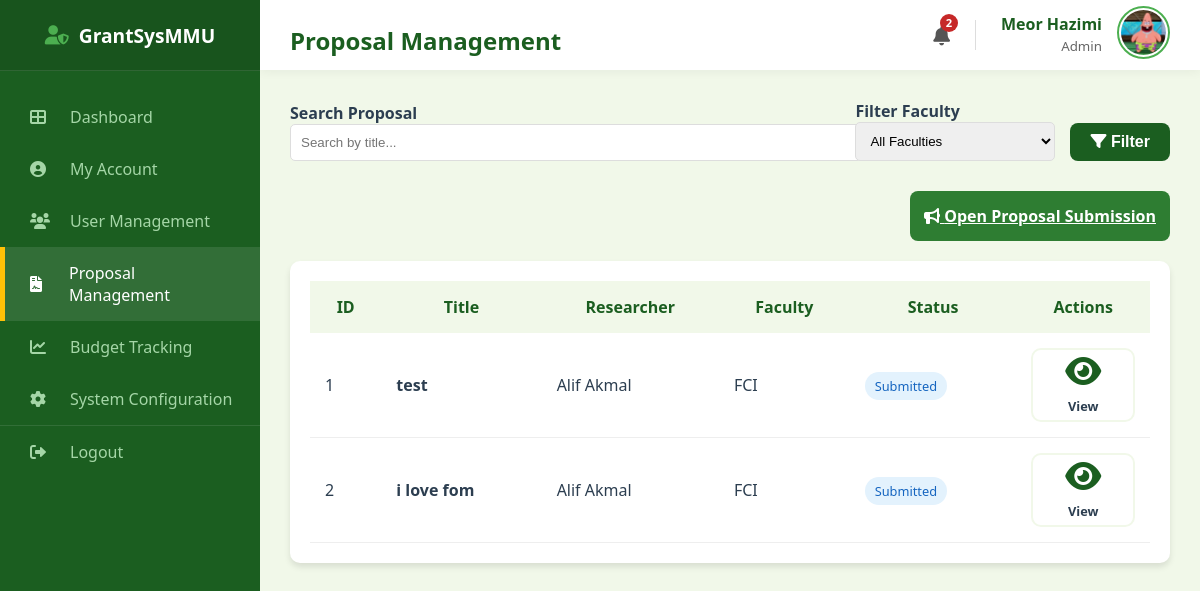
Screenshot of /admin/proposals (signed in) with the database file from the repository.
### models.py (models this page shows, shortened)
class User(db.Model):
    __tablename__ = 'user'
    mmu_id = db.Column(db.Integer, primary_key=True)
    name = db.Column(db.String(150), nullable=False)
    email = db.Column(db.String(100), unique=True, nullable=False)
    password = db.Column(db.String(100), nullable=False)
    faculty = db.Column(db.String(100), nullable=False)
    user_role = db.Column(db.String(25), nullable=False)
    profile_image = db.Column(db.String(20), nullable=False, default='default.jpg')
    phone_number = db.Column(db.String(20), nullable=True)
    admin_profile = db.relationship('Admin', backref='user_info', uselist=False, cascade="all, delete-orphan")
    researcher_profile = db.relationship('Researcher', backref='user_info', uselist=False, cascade="all, delete-orphan")
    reviewer_profile = db.relationship('Reviewer', backref='user_info', uselist=False, cascade="all, delete-orphan")
    hod_profile = db.relationship('HOD', backref='user_info', uselist=False, cascade="all, delete-orphan")

class Proposal(db.Model):
    __tablename__ = 'proposal'
    proposal_id = db.Column(db.Integer, primary_key=True)
    title = db.Column(db.String(255), nullable=False)
    research_area = db.Column(db.String(100), nullable=False, default="General") # Keep this new column
    requested_budget = db.Column(db.Float, nullable=False)
    status = db.Column(db.String(30), nullable=False, default="Submitted")
    submission_date = db.Column(db.Date, default=datetime.utcnow)
    document_file = db.Column(db.String(100), nullable=True)
    researcher_id = db.Column(db.Integer, db.ForeignKey('researcher.researcher_id'), nullable=False)
    cycle_id = db.Column(db.Integer, db.ForeignKey('grant_cycle.cycle_id'), nullable=False)
    assigned_reviewer_id = db.Column(db.Integer, db.ForeignKey('reviewer.reviewer_id'), nullable=True)
    assigned_hod_id = db.Column(db.Integer, db.ForeignKey('hod.hod_id'), nullable=True)
    reviewer = db.relationship('Reviewer', foreign_keys=[assigned_reviewer_id])
    hod = db.relationship('HOD', foreign_keys=[assigned_hod_id])
    deadlines = db.relationship('Deadline', backref='proposal', cascade="all, delete-orphan")

### main.py (the view)
@app.route("/admin/proposals")
def admin_proposal_management():
    if session.get("role") != "Admin": return redirect(url_for("admin_login"))
    search_query = request.args.get("search", "")
    filter_faculty = request.args.get("faculty", "")
    page = request.args.get("page", 1, type=int)
    per_page = 8
    query = Proposal.query.join(Researcher).join(User)
    if search_query:
        query = query.filter(Proposal.title.ilike(f"%{search_query}%"))
    if filter_faculty:
        query = query.filter(User.faculty == filter_faculty)
    pagination = query.paginate(page=page, per_page=per_page, error_out=False)
    return render_template(
        "admin_proposal_management.html",
        proposals=pagination.items,
        pagination=pagination,
        user=User.query.get(session["user_id"]),
        faculties=Faculty.query.all()
    )

### main.py (called while the page is built)
@app.context_processor
def inject_notifications():
    if "user_id" in session:
        unread = Notification.query.filter_by(
            recipient_id=session["user_id"], is_read=False
        ).count()
        return dict(unread_notifications=unread)
    return dict(unread_notifications=0)

### templates/admin_proposal_management.html (shortened to what this page needs)
<!DOCTYPE html>
<html lang="en">
<head>
    <link rel="stylesheet" type="text/css" href="{{ url_for('static', filename='style.css') }}">
    <link rel="stylesheet" href="https://cdnjs.cloudflare.com/ajax/libs/font-awesome/6.0.0/css/all.min.css">
</head>
<body>
    <div class="dashboard-container">
        <div class="sidebar">
            <div class="sidebar-header">
                <i class="fas fa-user-shield" style="margin-right: 10px; color: var(--secondary-color);"></i> GrantSysMMU
            </div>
            <ul class="sidebar-menu">
                <li><a href="{{ url_for('admin_dashboard') }}"><i class="fas fa-th-large"></i> Dashboard</a></li>
                <li><a href="{{ url_for('admin_profile') }}"><i class="fas fa-user-circle"></i> My Account</a></li>
                <li><a href="{{ url_for('admin_user_management') }}"><i class="fas fa-users"></i> User Management</a>
                </li>
                <li class="active"><a href="{{ url_for('admin_proposal_management') }}"><i
                            class="fas fa-file-contract"></i> Proposal Management</a></li>
                <li><a href="#"><i class="fas fa-chart-line"></i> Budget Tracking</a></li>
                <li><a href="{{ url_for('admin_system_data') }}"><i class="fas fa-cog"></i> System Configuration</a>
                </li>
                <li style="margin-top: auto; border-top: 1px solid rgba(255,255,255,0.1);">
                    <a href="{{ url_for('logout') }}"><i class="fas fa-sign-out-alt"></i> Logout</a>
                </li>
            </ul>
        </div>
        <div class="main-content">
            <div class="top-bar">
                <h2>Proposal Management</h2>
                <div style="display: flex; align-items: center; gap: 25px;">
                    <a href="{{ url_for('view_notifications') }}"
                        style="position: relative; color: #555; font-size: 1.2rem; text-decoration: none;">
                        <i class="fas fa-bell"></i>
                        {% if unread_notifications > 0 %}
                        <span
                            style="position: absolute; top: -8px; right: -8px; background: #c62828; color: white; border-radius: 50%; width: 18px; height: 18px; font-size: 0.7rem; display: flex; align-items: center; justify-content: center; font-weight: bold;">
                            {{ unread_notifications }}
                        </span>
                        {% endif %}
                    </a>
                    <div style="display: flex; align-items: center; gap: 15px;">
                        <div style="text-align: right; line-height: 1.3;">
                            <span style="display: block; font-weight: bold; color: #1b5e20;">{{ user.name }}</span>
                            <small style="color: #666;">Admin</small>
                        </div>
                        <a href="{{ url_for('admin_profile') }}">
                            <img src="{{ url_for('static', filename='profile_pics/' + user.profile_image) }}"
                                alt="Profile"
                                style="width: 45px; height: 45px; border-radius: 50%; object-fit: cover; border: 2px solid #4caf50; padding: 2px;">
                        </a>
                    </div>
                </div>
            </div>
            <div class="content-wrapper">
                <div class="section-card" style="margin-bottom: 20px;">
                    <form method="GET" action="{{ url_for('admin_proposal_management') }}"
                        style="display: flex; gap: 15px; align-items: flex-end;">
                        <div style="flex: 1;">
                            <label style="font-weight: bold;">Search Proposal</label>
                            <input type="text" name="search" placeholder="Search by title..."
                                value="{{ request.args.get('search', '') }}"
                                style="width: 100%; padding: 10px; border: 1px solid #ddd; border-radius: 5px;">
                        </div>
                        <div style="width: 200px;">
                            <label style="font-weight: bold;">Filter Faculty</label>
                            <select name="faculty"
                                style="width: 100%; padding: 10px; border: 1px solid #ddd; border-radius: 5px;">
                                <option value="">All Faculties</option>
                            </select>
                        </div>
                        <button type="submit" class="btn-primary" style="width: auto; padding: 10px 20px;"><i
                                class="fas fa-filter"></i> Filter</button>
                    </form>
                </div>
                <div style="margin-bottom: 20px; text-align: right;">
                    <a href="{{ url_for('admin_open_cycle') }}" class="btn-primary"
                        style="display: inline-block; width: auto; background-color: #2e7d32;">
                        <i class="fas fa-bullhorn"></i> Open Proposal Submission
                    </a>
                </div>
                <div class="table-card">
                    <table style="width: 100%; border-collapse: collapse;">
                        <thead>
                            <tr style="background: #f1f8e9; color: #1b5e20;">
                                <th style="padding: 15px;">ID</th>
                                <th style="padding: 15px;">Title</th>
                                <th style="padding: 15px;">Researcher</th>
                                <th style="padding: 15px;">Faculty</th>
                                <th style="padding: 15px;">Status</th>
                                <th style="padding: 15px;">Actions</th>
                            </tr>
                        </thead>
                        <tbody>
                            {% for p in proposals %}
                            <tr style="border-bottom: 1px solid #eee;">
                                <td style="padding: 15px;">{{ p.proposal_id }}</td>
                                <td style="padding: 15px; font-weight: bold;">{{ p.title }}</td>
                                <td style="padding: 15px;">{{ p.researcher.user_info.name }}</td>
                                <td style="padding: 15px;">{{ p.researcher.user_info.faculty }}</td>
                                <td style="padding: 15px;">
                                    <span
                                        style="padding: 5px 10px; border-radius: 15px; font-size: 0.8rem; background: #e3f2fd; color:#1565c0;">
                                        {{ p.status }}
                                    </span>
                                </td>
                                <td style="padding: 15px;">
                                    <a href="{{ url_for('admin_view_proposal', proposal_id=p.proposal_id) }}"
                                        class="btn-outline" style="padding: 5px 10px; font-size: 0.8rem;">
                                        <i class="fas fa-eye"></i> View
                                    </a>
                                </td>
                            </tr>
                            {% else %}
                            <tr>
                                <td colspan="6" style="padding: 20px; text-align: center;">No proposals found.</td>
                            </tr>
                            {% endfor %}
                        </tbody>
                    </table>
                </div>
            </div>
        </div>
    </div>
</body>
</html>

### static/style.css (style rules this page uses)
:root { --primary-color: #1b5e20; --secondary-color: #4caf50; --accent-color: #ffc107; --bg-light: #f1f8e9; --white: #ffffff; --text-dark: #2c3e50; --text-muted: #607d8b; --sidebar-width: 260px; --shadow: 0 4px 6px rgba(0, 0, 0, 0.1); }
body { font-family: 'Segoe UI', 'Roboto', Helvetica, Arial, sans-serif; margin: 0; padding: 0; background-color: var(--bg-light); color: var(--text-dark); }
.dashboard-container { display: flex; min-height: 100vh; }
.sidebar { width: var(--sidebar-width); background-color: var(--primary-color); color: white; display: flex; flex-direction: column; position: fixed; height: 100%; z-index: 100; }
.sidebar-header { height: 70px; display: flex; align-items: center; justify-content: center; background-color: rgba(0, 0, 0, 0.1); font-size: 1.2rem; font-weight: bold; border-bottom: 1px solid rgba(255, 255, 255, 0.1); }
.sidebar-menu { list-style: none; padding: 0; margin: 20px 0; }
.sidebar-menu li a { display: flex; align-items: center; padding: 15px 25px; color: #a5d6a7; text-decoration: none; transition: 0.3s; border-left: 5px solid transparent; }
.sidebar-menu li a:hover, .sidebar-menu li.active a { background-color: rgba(255, 255, 255, 0.1); color: white; border-left-color: var(--accent-color); }
.sidebar-menu li a i { width: 30px; margin-right: 10px; }
.main-content { margin-left: var(--sidebar-width); width: calc(100% - var(--sidebar-width)); background-color: var(--bg-light); display: flex; flex-direction: column; }
.top-bar { width: 100%; height: 70px; background: white; display: flex; align-items: center; justify-content: space-between; padding: 0 30px; box-shadow: 0 2px 10px rgba(0, 0, 0, 0.05); box-sizing: border-box; position: sticky; top: 0; z-index: 50; }
.content-wrapper { padding: 30px; }
.btn-primary { background-color: var(--primary-color); color: white; border: none; padding: 14px; width: 100%; font-size: 1rem; font-weight: 600; border-radius: 8px; cursor: pointer; transition: background 0.3s; margin-top: 10px; }
.btn-outline { background: white; border: 2px solid var(--bg-light); color: var(--text-dark); padding: 20px; border-radius: 10px; text-decoration: none; font-weight: 600; transition: all 0.3s; display: flex; flex-direction: column; align-items: center; justify-content: center; }
.btn-outline i { font-size: 2rem; margin-bottom: 10px; color: var(--primary-color); }
.table-card { background: white; padding: 20px; border-radius: 10px; box-shadow: var(--shadow); }
h2 { margin-bottom: 0.5rem; color: var(--primary-color); }

### rows the page displays
User: name "Meor Hazimi", profile_image (picture)
Proposal: proposal_id "1", title "test", researcher.user_info.name "Alif Akmal", researcher.user_info.faculty "FCI", status "Submitted"
Proposal: proposal_id "2", title "i love fom", researcher.user_info.name "Alif Akmal", researcher.user_info.faculty "FCI", status "Submitted"

### other values shown
{{ unread_notifications }} "2"
